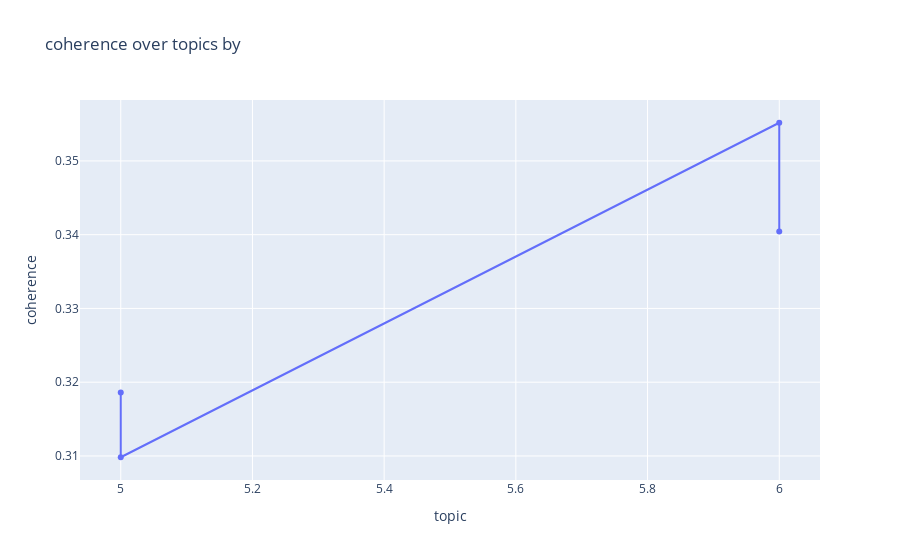

Write notebook code for a chart like this one.
### Code cell
ngram_model.plot_coherence('eta')

### Figure 1 — Plotly figure (JSON) as saved in the notebook; plotly's stock layout.template omitted (floating-point values rounded to 4 significant figures)
{"data": [{"mode": "lines+markers", "name": "symmetric", "type": "scatter", "x": [5, 5, 6, 6], "y": [0.3186, 0.3098, 0.3552, 0.3404]}], "layout": {"title": {"text": "coherence over topics by"}, "xaxis": {"title": {"text": "topic"}}, "yaxis": {"title": {"text": "coherence"}}}}
